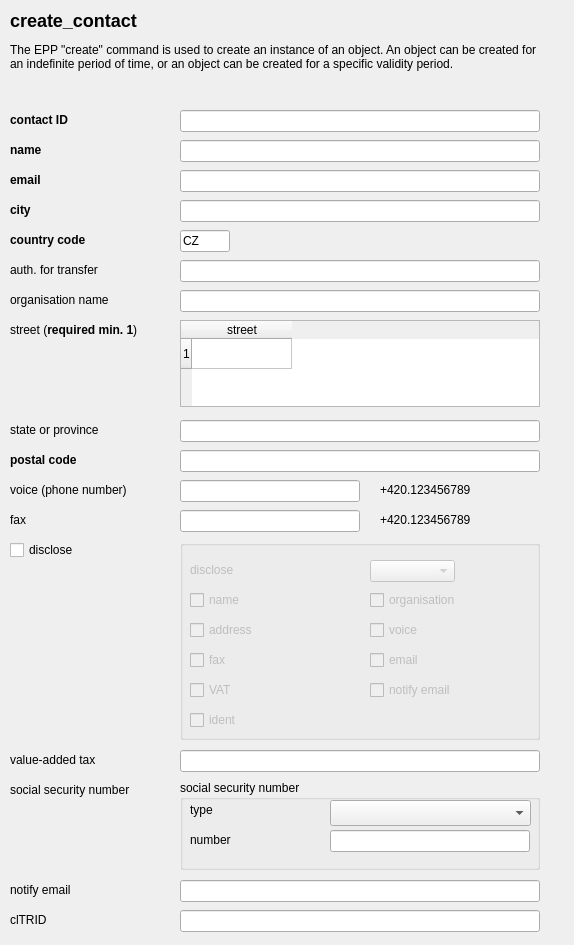
<ui version="4.0" >
 <class>FredWindow</class>
 <widget class="QWidget" name="FredWindow" >
  <property name="geometry" >
   <rect>
    <x>0</x>
    <y>0</y>
    <width>574</width>
    <height>945</height>
   </rect>
  </property>
  <property name="windowTitle" >
   <string>Create Contact panel</string>
  </property>
  <widget class="QLabel" name="textLabel1" >
   <property name="geometry" >
    <rect>
     <x>10</x>
     <y>230</y>
     <width>160</width>
     <height>20</height>
    </rect>
   </property>
   <property name="text" >
    <string>&lt;b>country code&lt;/b></string>
   </property>
   <property name="wordWrap" >
    <bool>false</bool>
   </property>
  </widget>
  <widget class="QLabel" name="textLabel3" >
   <property name="geometry" >
    <rect>
     <x>10</x>
     <y>170</y>
     <width>160</width>
     <height>20</height>
    </rect>
   </property>
   <property name="text" >
    <string>&lt;b>email&lt;/b></string>
   </property>
   <property name="wordWrap" >
    <bool>false</bool>
   </property>
  </widget>
  <widget class="QLabel" name="textLabel7" >
   <property name="geometry" >
    <rect>
     <x>10</x>
     <y>510</y>
     <width>160</width>
     <height>20</height>
    </rect>
   </property>
   <property name="text" >
    <string>fax</string>
   </property>
   <property name="wordWrap" >
    <bool>false</bool>
   </property>
  </widget>
  <widget class="QLabel" name="textLabel14" >
   <property name="geometry" >
    <rect>
     <x>10</x>
     <y>200</y>
     <width>160</width>
     <height>20</height>
    </rect>
   </property>
   <property name="text" >
    <string>&lt;b>city&lt;/b></string>
   </property>
   <property name="wordWrap" >
    <bool>false</bool>
   </property>
  </widget>
  <widget class="QLabel" name="textLabel15" >
   <property name="geometry" >
    <rect>
     <x>10</x>
     <y>260</y>
     <width>160</width>
     <height>20</height>
    </rect>
   </property>
   <property name="text" >
    <string>auth. for transfer</string>
   </property>
   <property name="wordWrap" >
    <bool>false</bool>
   </property>
  </widget>
  <widget class="QLabel" name="textLabel16" >
   <property name="geometry" >
    <rect>
     <x>10</x>
     <y>140</y>
     <width>160</width>
     <height>20</height>
    </rect>
   </property>
   <property name="text" >
    <string>&lt;b>name&lt;/b></string>
   </property>
   <property name="wordWrap" >
    <bool>false</bool>
   </property>
  </widget>
  <widget class="QLabel" name="textLabel18" >
   <property name="geometry" >
    <rect>
     <x>10</x>
     <y>290</y>
     <width>160</width>
     <height>20</height>
    </rect>
   </property>
   <property name="text" >
    <string>organisation name</string>
   </property>
   <property name="wordWrap" >
    <bool>false</bool>
   </property>
  </widget>
  <widget class="QLabel" name="textLabel19" >
   <property name="geometry" >
    <rect>
     <x>10</x>
     <y>480</y>
     <width>160</width>
     <height>20</height>
    </rect>
   </property>
   <property name="text" >
    <string>voice (phone number)</string>
   </property>
   <property name="wordWrap" >
    <bool>false</bool>
   </property>
  </widget>
  <widget class="QLabel" name="textLabel20" >
   <property name="geometry" >
    <rect>
     <x>380</x>
     <y>480</y>
     <width>160</width>
     <height>20</height>
    </rect>
   </property>
   <property name="text" >
    <string>+420.123456789</string>
   </property>
   <property name="wordWrap" >
    <bool>false</bool>
   </property>
  </widget>
  <widget class="QLabel" name="textLabel21" >
   <property name="geometry" >
    <rect>
     <x>380</x>
     <y>510</y>
     <width>160</width>
     <height>20</height>
    </rect>
   </property>
   <property name="text" >
    <string>+420.123456789</string>
   </property>
   <property name="wordWrap" >
    <bool>false</bool>
   </property>
  </widget>
  <widget class="QLabel" name="textLabel17" >
   <property name="geometry" >
    <rect>
     <x>10</x>
     <y>10</y>
     <width>530</width>
     <height>90</height>
    </rect>
   </property>
   <property name="text" >
    <string>&lt;h2>create_contact&lt;/h2>
The EPP "create" command is used to create an instance of an object.
An object can be created for an indefinite period of time, or an
object can be created for a specific validity period.</string>
   </property>
   <property name="alignment" >
    <set>Qt::AlignLeading|Qt::AlignLeft|Qt::AlignTop</set>
   </property>
   <property name="wordWrap" >
    <bool>true</bool>
   </property>
  </widget>
  <widget class="QLabel" name="textLabel2" >
   <property name="geometry" >
    <rect>
     <x>10</x>
     <y>110</y>
     <width>160</width>
     <height>20</height>
    </rect>
   </property>
   <property name="text" >
    <string>&lt;b>contact ID&lt;/b></string>
   </property>
   <property name="wordWrap" >
    <bool>false</bool>
   </property>
  </widget>
  <widget class="QLabel" name="textLabel6" >
   <property name="geometry" >
    <rect>
     <x>10</x>
     <y>750</y>
     <width>160</width>
     <height>20</height>
    </rect>
   </property>
   <property name="text" >
    <string>value-added tax</string>
   </property>
   <property name="wordWrap" >
    <bool>false</bool>
   </property>
  </widget>
  <widget class="QLabel" name="textLabel9" >
   <property name="geometry" >
    <rect>
     <x>10</x>
     <y>780</y>
     <width>160</width>
     <height>20</height>
    </rect>
   </property>
   <property name="text" >
    <string>social security number</string>
   </property>
   <property name="wordWrap" >
    <bool>false</bool>
   </property>
  </widget>
  <widget class="QGroupBox" name="groupBox2_2" >
   <property name="geometry" >
    <rect>
     <x>180</x>
     <y>780</y>
     <width>360</width>
     <height>90</height>
    </rect>
   </property>
   <property name="title" >
    <string>social security number</string>
   </property>
   <widget class="QLabel" name="textLabel12" >
    <property name="geometry" >
     <rect>
      <x>10</x>
      <y>50</y>
      <width>130</width>
      <height>20</height>
     </rect>
    </property>
    <property name="text" >
     <string>number</string>
    </property>
    <property name="wordWrap" >
     <bool>false</bool>
    </property>
   </widget>
   <widget class="QLabel" name="textLabel13" >
    <property name="geometry" >
     <rect>
      <x>10</x>
      <y>20</y>
      <width>130</width>
      <height>20</height>
     </rect>
    </property>
    <property name="text" >
     <string>type</string>
    </property>
    <property name="wordWrap" >
     <bool>false</bool>
    </property>
   </widget>
   <widget class="QLineEdit" name="create_contact_ssn_number" >
    <property name="geometry" >
     <rect>
      <x>150</x>
      <y>50</y>
      <width>200</width>
      <height>22</height>
     </rect>
    </property>
   </widget>
   <widget class="QComboBox" name="create_contact_ssn_type" >
    <property name="geometry" >
     <rect>
      <x>150</x>
      <y>20</y>
      <width>201</width>
      <height>26</height>
     </rect>
    </property>
   </widget>
  </widget>
  <widget class="QLineEdit" name="create_contact_notify_email" >
   <property name="geometry" >
    <rect>
     <x>180</x>
     <y>880</y>
     <width>360</width>
     <height>22</height>
    </rect>
   </property>
  </widget>
  <widget class="QLineEdit" name="create_contact_cltrid" >
   <property name="geometry" >
    <rect>
     <x>180</x>
     <y>910</y>
     <width>360</width>
     <height>22</height>
    </rect>
   </property>
  </widget>
  <widget class="QLabel" name="textLabel8" >
   <property name="geometry" >
    <rect>
     <x>10</x>
     <y>880</y>
     <width>160</width>
     <height>20</height>
    </rect>
   </property>
   <property name="text" >
    <string>notify email</string>
   </property>
   <property name="wordWrap" >
    <bool>false</bool>
   </property>
  </widget>
  <widget class="QLabel" name="textLabel11" >
   <property name="geometry" >
    <rect>
     <x>10</x>
     <y>910</y>
     <width>160</width>
     <height>20</height>
    </rect>
   </property>
   <property name="text" >
    <string>clTRID</string>
   </property>
   <property name="wordWrap" >
    <bool>false</bool>
   </property>
  </widget>
  <widget class="QLineEdit" name="create_contact_vat" >
   <property name="geometry" >
    <rect>
     <x>180</x>
     <y>750</y>
     <width>360</width>
     <height>22</height>
    </rect>
   </property>
  </widget>
  <widget class="QGroupBox" name="groupBox2" >
   <property name="enabled" >
    <bool>false</bool>
   </property>
   <property name="geometry" >
    <rect>
     <x>180</x>
     <y>540</y>
     <width>360</width>
     <height>200</height>
    </rect>
   </property>
   <property name="title" >
    <string/>
   </property>
   <widget class="QCheckBox" name="create_contact_disclose_addr" >
    <property name="geometry" >
     <rect>
      <x>10</x>
      <y>80</y>
      <width>160</width>
      <height>20</height>
     </rect>
    </property>
    <property name="text" >
     <string>address</string>
    </property>
   </widget>
   <widget class="QCheckBox" name="create_contact_disclose_fax" >
    <property name="geometry" >
     <rect>
      <x>10</x>
      <y>110</y>
      <width>160</width>
      <height>20</height>
     </rect>
    </property>
    <property name="text" >
     <string>fax</string>
    </property>
   </widget>
   <widget class="QCheckBox" name="create_contact_disclose_vat" >
    <property name="geometry" >
     <rect>
      <x>10</x>
      <y>140</y>
      <width>160</width>
      <height>20</height>
     </rect>
    </property>
    <property name="text" >
     <string>VAT</string>
    </property>
   </widget>
   <widget class="QCheckBox" name="create_contact_disclose_ident" >
    <property name="geometry" >
     <rect>
      <x>10</x>
      <y>170</y>
      <width>160</width>
      <height>20</height>
     </rect>
    </property>
    <property name="text" >
     <string>ident</string>
    </property>
   </widget>
   <widget class="QCheckBox" name="create_contact_disclose_voice" >
    <property name="geometry" >
     <rect>
      <x>190</x>
      <y>80</y>
      <width>160</width>
      <height>20</height>
     </rect>
    </property>
    <property name="text" >
     <string>voice</string>
    </property>
   </widget>
   <widget class="QCheckBox" name="create_contact_disclose_email" >
    <property name="geometry" >
     <rect>
      <x>190</x>
      <y>110</y>
      <width>160</width>
      <height>20</height>
     </rect>
    </property>
    <property name="text" >
     <string>email</string>
    </property>
   </widget>
   <widget class="QCheckBox" name="create_contact_disclose_notify_email" >
    <property name="geometry" >
     <rect>
      <x>190</x>
      <y>140</y>
      <width>160</width>
      <height>20</height>
     </rect>
    </property>
    <property name="text" >
     <string>notify email</string>
    </property>
   </widget>
   <widget class="QCheckBox" name="create_contact_disclose_org" >
    <property name="geometry" >
     <rect>
      <x>190</x>
      <y>50</y>
      <width>160</width>
      <height>20</height>
     </rect>
    </property>
    <property name="text" >
     <string>organisation</string>
    </property>
   </widget>
   <widget class="QCheckBox" name="create_contact_disclose_name" >
    <property name="geometry" >
     <rect>
      <x>10</x>
      <y>50</y>
      <width>160</width>
      <height>20</height>
     </rect>
    </property>
    <property name="text" >
     <string>name</string>
    </property>
   </widget>
   <widget class="QLabel" name="textLabel22" >
    <property name="geometry" >
     <rect>
      <x>10</x>
      <y>20</y>
      <width>160</width>
      <height>20</height>
     </rect>
    </property>
    <property name="text" >
     <string>disclose</string>
    </property>
    <property name="wordWrap" >
     <bool>false</bool>
    </property>
   </widget>
   <widget class="QComboBox" name="create_contact_disclose_flag" >
    <property name="geometry" >
     <rect>
      <x>190</x>
      <y>20</y>
      <width>85</width>
      <height>22</height>
     </rect>
    </property>
   </widget>
  </widget>
  <widget class="QLineEdit" name="create_contact_id" >
   <property name="geometry" >
    <rect>
     <x>180</x>
     <y>110</y>
     <width>360</width>
     <height>22</height>
    </rect>
   </property>
   <property name="text" >
    <string/>
   </property>
  </widget>
  <widget class="QLineEdit" name="create_contact_name" >
   <property name="geometry" >
    <rect>
     <x>180</x>
     <y>140</y>
     <width>360</width>
     <height>22</height>
    </rect>
   </property>
  </widget>
  <widget class="QLineEdit" name="create_contact_email" >
   <property name="geometry" >
    <rect>
     <x>180</x>
     <y>170</y>
     <width>360</width>
     <height>22</height>
    </rect>
   </property>
  </widget>
  <widget class="QLineEdit" name="create_contact_org" >
   <property name="geometry" >
    <rect>
     <x>180</x>
     <y>290</y>
     <width>360</width>
     <height>22</height>
    </rect>
   </property>
   <property name="toolTip" >
    <string>CZ</string>
   </property>
   <property name="whatsThis" >
    <string>pokus</string>
   </property>
  </widget>
  <widget class="QTableWidget" name="create_contact_street" >
   <property name="geometry" >
    <rect>
     <x>180</x>
     <y>320</y>
     <width>360</width>
     <height>87</height>
    </rect>
   </property>
   <property name="showGrid" >
    <bool>true</bool>
   </property>
   <property name="rowCount" >
    <number>1</number>
   </property>
   <row/>
   <column>
    <property name="text" >
     <string>street</string>
    </property>
   </column>
  </widget>
  <widget class="QLineEdit" name="create_contact_sp" >
   <property name="geometry" >
    <rect>
     <x>180</x>
     <y>420</y>
     <width>360</width>
     <height>22</height>
    </rect>
   </property>
  </widget>
  <widget class="QLineEdit" name="create_contact_pc" >
   <property name="geometry" >
    <rect>
     <x>180</x>
     <y>450</y>
     <width>360</width>
     <height>22</height>
    </rect>
   </property>
  </widget>
  <widget class="QLineEdit" name="create_contact_voice" >
   <property name="geometry" >
    <rect>
     <x>180</x>
     <y>480</y>
     <width>180</width>
     <height>22</height>
    </rect>
   </property>
   <property name="inputMask" >
    <string/>
   </property>
  </widget>
  <widget class="QLineEdit" name="create_contact_fax" >
   <property name="geometry" >
    <rect>
     <x>180</x>
     <y>510</y>
     <width>180</width>
     <height>22</height>
    </rect>
   </property>
   <property name="inputMask" >
    <string/>
   </property>
  </widget>
  <widget class="QLineEdit" name="create_contact_city" >
   <property name="geometry" >
    <rect>
     <x>180</x>
     <y>200</y>
     <width>360</width>
     <height>22</height>
    </rect>
   </property>
  </widget>
  <widget class="QLineEdit" name="create_contact_cc" >
   <property name="geometry" >
    <rect>
     <x>180</x>
     <y>230</y>
     <width>50</width>
     <height>22</height>
    </rect>
   </property>
   <property name="inputMask" >
    <string/>
   </property>
   <property name="text" >
    <string>CZ</string>
   </property>
  </widget>
  <widget class="QLineEdit" name="create_contact_auth_info" >
   <property name="geometry" >
    <rect>
     <x>180</x>
     <y>260</y>
     <width>360</width>
     <height>22</height>
    </rect>
   </property>
   <property name="echoMode" >
    <enum>QLineEdit::Normal</enum>
   </property>
  </widget>
  <widget class="QCheckBox" name="disclose" >
   <property name="geometry" >
    <rect>
     <x>10</x>
     <y>540</y>
     <width>160</width>
     <height>20</height>
    </rect>
   </property>
   <property name="text" >
    <string>disclose</string>
   </property>
  </widget>
  <widget class="QLabel" name="textLabel5" >
   <property name="geometry" >
    <rect>
     <x>10</x>
     <y>450</y>
     <width>160</width>
     <height>20</height>
    </rect>
   </property>
   <property name="text" >
    <string>&lt;b>postal code&lt;/b></string>
   </property>
   <property name="wordWrap" >
    <bool>false</bool>
   </property>
  </widget>
  <widget class="QLabel" name="textLabel10" >
   <property name="geometry" >
    <rect>
     <x>10</x>
     <y>420</y>
     <width>160</width>
     <height>20</height>
    </rect>
   </property>
   <property name="text" >
    <string>state or province</string>
   </property>
   <property name="wordWrap" >
    <bool>false</bool>
   </property>
  </widget>
  <widget class="QLabel" name="textLabel4" >
   <property name="geometry" >
    <rect>
     <x>10</x>
     <y>320</y>
     <width>160</width>
     <height>20</height>
    </rect>
   </property>
   <property name="text" >
    <string>street (&lt;b>required min. 1&lt;/b>)</string>
   </property>
   <property name="wordWrap" >
    <bool>false</bool>
   </property>
  </widget>
 </widget>
 <layoutdefault spacing="6" margin="11" />
 <pixmapfunction>qPixmapFromMimeSource</pixmapfunction>
 <tabstops>
  <tabstop>create_contact_id</tabstop>
  <tabstop>create_contact_name</tabstop>
  <tabstop>create_contact_email</tabstop>
  <tabstop>create_contact_city</tabstop>
  <tabstop>create_contact_cc</tabstop>
  <tabstop>create_contact_auth_info</tabstop>
  <tabstop>create_contact_org</tabstop>
  <tabstop>create_contact_street</tabstop>
  <tabstop>create_contact_sp</tabstop>
  <tabstop>create_contact_pc</tabstop>
  <tabstop>create_contact_voice</tabstop>
  <tabstop>create_contact_fax</tabstop>
  <tabstop>create_contact_disclose_flag</tabstop>
  <tabstop>create_contact_disclose_name</tabstop>
  <tabstop>create_contact_disclose_addr</tabstop>
  <tabstop>create_contact_disclose_fax</tabstop>
  <tabstop>create_contact_disclose_org</tabstop>
  <tabstop>create_contact_disclose_voice</tabstop>
  <tabstop>create_contact_disclose_email</tabstop>
  <tabstop>create_contact_vat</tabstop>
  <tabstop>create_contact_ssn_type</tabstop>
  <tabstop>create_contact_ssn_number</tabstop>
  <tabstop>create_contact_notify_email</tabstop>
  <tabstop>create_contact_cltrid</tabstop>
 </tabstops>
 <resources/>
 <connections>
  <connection>
   <sender>disclose</sender>
   <signal>toggled(bool)</signal>
   <receiver>groupBox2</receiver>
   <slot>setEnabled(bool)</slot>
   <hints>
    <hint type="sourcelabel" >
     <x>20</x>
     <y>20</y>
    </hint>
    <hint type="destinationlabel" >
     <x>20</x>
     <y>20</y>
    </hint>
   </hints>
  </connection>
  <connection>
   <sender>create_contact_street</sender>
   <signal>currentCellChanged(int,int,int,int)</signal>
   <receiver>FredWindow</receiver>
   <slot>street_current_changed(int,int,int,int)</slot>
   <hints>
    <hint type="sourcelabel" >
     <x>359</x>
     <y>363</y>
    </hint>
    <hint type="destinationlabel" >
     <x>286</x>
     <y>445</y>
    </hint>
   </hints>
  </connection>
  <connection>
   <sender>create_contact_street</sender>
   <signal>cellChanged(int,int)</signal>
   <receiver>FredWindow</receiver>
   <slot>street_value_changed(int,int)</slot>
   <hints>
    <hint type="sourcelabel" >
     <x>359</x>
     <y>363</y>
    </hint>
    <hint type="destinationlabel" >
     <x>286</x>
     <y>445</y>
    </hint>
   </hints>
  </connection>
 </connections>
</ui>
